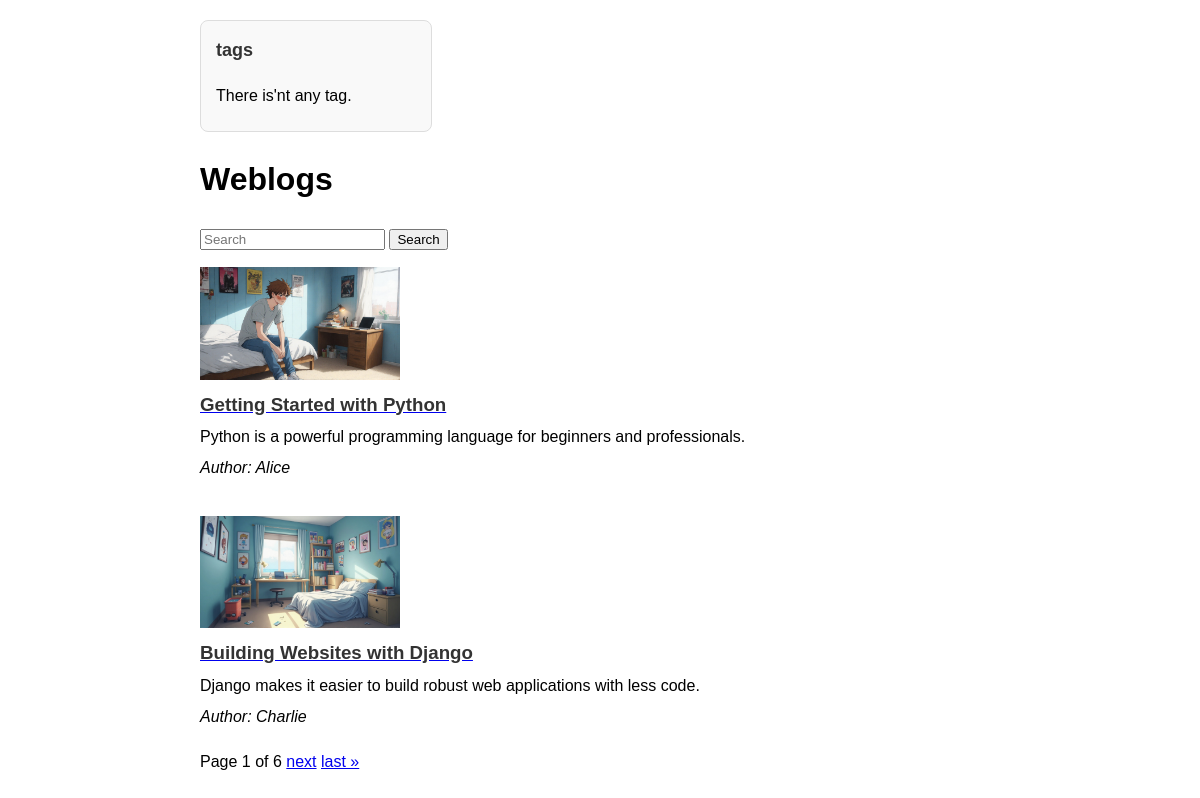
Screenshot of /weblog/ (signed in) with the database file from the repository.
### weblog/models.py (models this page shows, shortened)
class Weblog(models.Model):
    title = models.CharField(max_length=200)
    description = models.TextField()
    author = models.CharField(max_length=200)
    cover = models.ImageField(upload_to="covers/", blank=True)
    tags = models.ManyToManyField(Tag, related_name="weblogs_tag", blank=True)
    class Meta:
        permissions = [
            ("view_weblog_with_image", "Can view weblog including image")
        ]
    def get_absolute_url(self):
        return reverse("weblog_detail", args=[self.id])

### weblog/views.py (the view)
# urls.py: path("", WeblogListView.as_view(), name="weblog_list"),
class WeblogListView(generic.ListView):
    model = Weblog
    paginate_by = 2
    template_name = "weblogs/weblog_list.html"
    context_object_name = "weblogs"
    permisson_required = "weblog.can_view_image"

### weblog/templates/weblogs/weblog_list.html (shortened to what this page needs)
<!DOCTYPE html>
<html lang="en">
<head>
</head>
<body>
    <aside class="sidebar">
        <h3>tags</h3>
        <ul class="tag-list">
            {% for tag in tags %}
            {% csrf_token %}
            <li>
                <a href="{% url 'weblogs_by_tag' tag.id %}">{{ tag.name }}</a>
            </li>
            {% empty %}
                <li>There is'nt any tag.</li>
            {% endfor %}
        </ul>
    </aside>
    <main class="content">
        <h1>Weblogs</h1>
        <form method="POST" action="{% url 'search' %}">
            <input type="search" name="searched" placeholder="Search" aria-label="Search">
            <button type="submit">Search</button>
        </form>
        {% for weblog in weblogs %}
            <div class="weblog">
                {% if  perms.weblog.view_weblog_with_image %}
                    <img src="{{ weblog.cover.url }}" alt="{{ weblog.title }}">
                {% endif %}
                <a href="{{ weblog.get_absolute_url }}">
                    <h3><strong>{{ weblog.title }}</strong></h3>
                </a>
                <p>{{ weblog.description|truncatewords:30 }}</p>
                <p><em>Author: {{ weblog.author }}</em></p>
            </div>
        {% endfor %}
        {% include "weblogs/pagination.html" with page=weblogs %}
    </main>
</body>
</html>

### weblog/templates/weblogs/weblog_list.html (style rules this page uses)
.content { flex: 1; max-width: 800px; }
body { font-family: Arial, sans-serif; max-width: 800px; margin: 20px auto; line-height: 1.6; }
.sidebar { width: 200px; background: #f9f9f9; border: 1px solid #ddd; padding: 15px; border-radius: 8px; height: fit-content; }
.sidebar h3 { margin-top: 0; font-size: 18px; color: #333; }
.tag-list { list-style: none; padding: 0; margin: 0; }
.tag-list li { margin-bottom: 8px; }
.weblog { padding: 15px 0; }
.weblog img { max-width: 200px; height: auto; display: block; margin-bottom: 10px; }
.weblog h3 { margin: 0; color: #333; }
.weblog p { margin: 5px 0; }

### rows the page displays
Weblog: cover (picture), title "Getting Started with Python", description "Python is a powerful programming language for beginners and professionals.", author "Alice"
Weblog: cover (picture), title "Building Websites with Django", description "Django makes it easier to build robust web applications with less code.", author "Charlie"

### other values shown
{{ page_obj.number }} "1"
{{ page_obj.paginator.num_pages }} "6"
